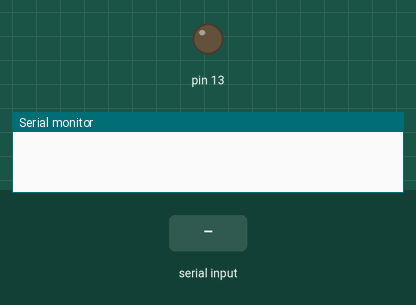
The sketch below on a simulated Arduino Uno, built with avr-gcc and run on an emulated ATmega328P. On the bench: output pins drawn as LEDs (lit = HIGH), the last lines printed to the serial monitor. Dashed ring = blinking. The inputs (shaded band) are chosen by the test bench.

Above: at 1.2 s.
1.3 s: "z" received over Serial
At 1.7 s:
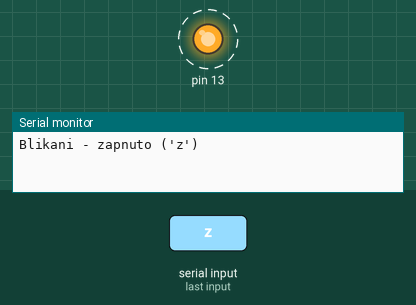
4.3 s: "v" received over Serial
At 5.2 s:
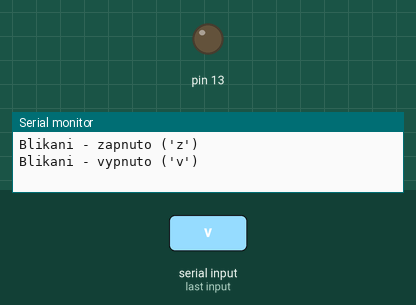
5.8 s: "Z" received over Serial
At 8.7 s:
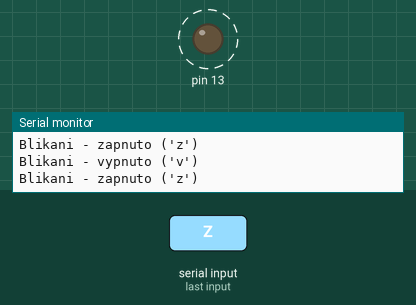
8.8 s: "V" received over Serial
At 9.5 s:
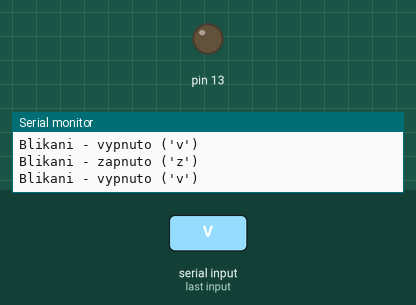
Timing chart, 0 to 11.3 s (numbered marks = the images above; inputs shaded):
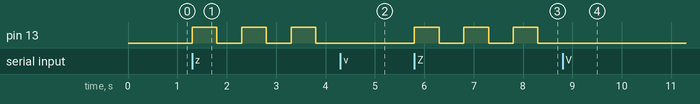

Measured:
- after the input at 1.3 s, pin 13: alternates HIGH for 0.50 s and LOW for 0.50 s, starting at once
- after the input at 4.3 s, pin 13: stays LOW (without the input it goes to HIGH after 0.00 s)
- after the input at 5.8 s, pin 13: alternates HIGH for 0.50 s and LOW for 0.50 s, starting at once
- after the input at 8.8 s, pin 13: stops changing and stays LOW

The sketch:

serialLedBlinkingOnOff.ino
```cpp
/*
   Example led blinking (on/off) by serial communication
   Created by Jaroslav Páral
   RoboticsCamp 2016
   RoboticsBrno
   www.robotikabrno.cz

   Popis:
   Ovladani blikani ledky pomoci seriove linky.
 */

void setup()
{
  pinMode(LED_BUILTIN, OUTPUT); // nastaveni pinu LED_BUILTIN na vystupni
  Serial.begin(9600); // zapnuti seriove linky
}

char prijimanyZnak; // promena pro prijimani znaku po seriove lince
bool blikaniZapnutoVypnuto = false; // false == 0; true != 0 (napr. -4, 2, 1000)

void loop()
{
  if (Serial.available())
  {
    prijimanyZnak = Serial.read();  // cteni znaku ze seriove linky

    if(prijimanyZnak == 'z' || prijimanyZnak == 'Z') // porovnani prijateho znaku
    {
      blikaniZapnutoVypnuto = true;
      Serial.println("Blikani - zapnuto ('z')");
    }
    else if(prijimanyZnak == 'v' || prijimanyZnak == 'V')
    {
      blikaniZapnutoVypnuto = false;
      Serial.println("Blikani - vypnuto ('v')");
    }
    else
      Serial.println("Neznamy prikaz");
  }
  if(blikaniZapnutoVypnuto == true)
  {
    digitalWrite(LED_BUILTIN, HIGH);
    delay(500);
    digitalWrite(LED_BUILTIN, LOW);
    delay(500);
  }
}
```
